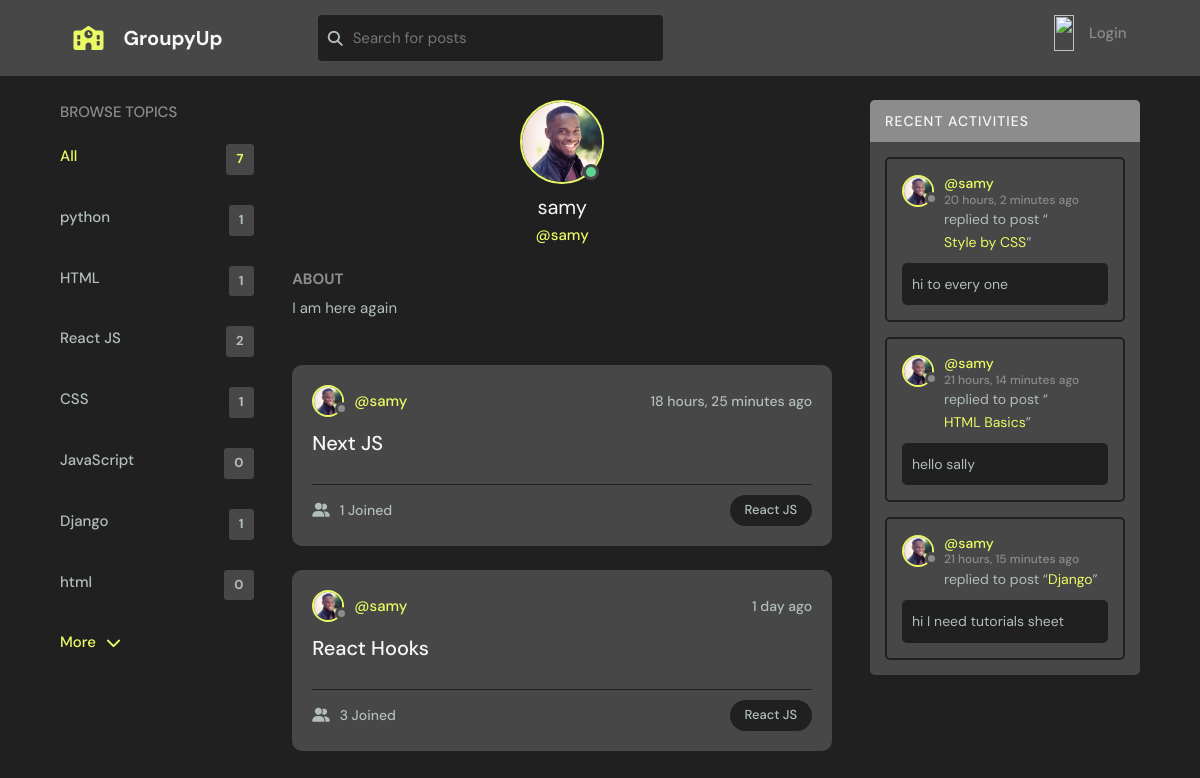
The page /profile/7/ on the database its author committed.
### base/models.py (models this page shows, shortened)
class Topic(models.Model):
    name = models.CharField(max_length=200)

class User(AbstractUser):
    name = models.CharField(max_length=200, null=True)
    email = models.EmailField(unique=True, null=True)
    bio = models.TextField(null=True)
    avatar = models.ImageField(null=True, default="avatar.svg")
    REQUIRED_FIELDS = []

class Room(models.Model):
    host = models.ForeignKey(User, on_delete=models.CASCADE, null=True)
    topic = models.ForeignKey(Topic, on_delete=models.CASCADE, null=True)
    name = models.CharField(max_length=200)
    description = models.TextField(null=True, blank=True)
    participants = models.ManyToManyField(
        User, related_name='participants', blank=True)
    updated = models.DateTimeField(auto_now=True)
    created = models.DateTimeField(auto_now_add=True)
    class Meta:
        ordering = ['-updated', '-created']
    def __str__(self):
        return self.name

class Message(models.Model):
    user = models.ForeignKey(User, on_delete=models.CASCADE)
    room = models.ForeignKey(Room, on_delete=models.CASCADE)
    body = models.TextField()
    updated = models.DateTimeField(auto_now=True)
    created = models.DateTimeField(auto_now_add=True)
    class Meta:
        ordering = ['-updated', '-created']

### base/views.py (the view)
# urls.py: path('profile/<str:pk>/', views.userProfile, name="user-profile"),
def userProfile(request, pk):
    user = User.objects.get(id=pk)
    rooms = user.room_set.all()
    room_messages = user.message_set.all()
    topics = Topic.objects.all()
    context = {'user': user, 'rooms': rooms,
                'room_messages': room_messages, 'topics': topics}
    return render(request, 'base/profile.html', context)

### base/templates/base/profile.html (shortened to what this page needs)
{% extends 'base/main.html' %}
{% block content %}
<main class="profile-page layout layout--3">
  <div class="container">
    {% include 'base/topics_component.html' %}
    <div class="roomList">
      <div class="profile">
        <div class="profile__avatar">
          <div class="avatar avatar--large active">
            <img src="{{user.avatar.url}}" />
          </div>
        </div>
        <div class="profile__info">
          <h3>{{user.name}}</h3>
          <p>@{{user.username}}</p>
        </div>
        <div class="profile__about">
          <h3>About</h3>
          <p>
            {{user.bio}}
          </p>
        </div>
      </div>
      {% include 'base/feed_component.html' %}
    </div>
    {% include 'base/activity_component.html' %}
  </div>
</main>
{% endblock content %}

### base/templates/base/topics_component.html
<div class="topics">
    <div class="topics__header">
        <h2>Browse Topics</h2>
    </div>
    <ul class="topics__list">
        <li>
            <a href="{% url 'home' %}" class="active">All <span>{{topics.count}}</span></a>
        </li>
        {% for topic in topics %}
        <li>
            <a href="{% url 'home' %}?q={{topic.name}}">{{topic.name}}<span>{{topic.room_set.all.count}}</span></a>
        </li>
        {% endfor %}
    </ul>
    <a class="btn btn--link" href="{% url 'topics' %}">
        More
        <i class="fa-solid fa-chevron-down"></i>
    </a>
</div>

### base/templates/base/feed_component.html
{% for room in rooms %}
<div class="roomListRoom">
    <div class="roomListRoom__header">
        <a href="{% url 'user-profile' room.host.id %}" class="roomListRoom__author">
            <div class="avatar avatar--small">
                <img src="{{room.host.avatar.url}}" />
            </div>
            <span>@{{room.host.username}}</span>
        </a>
        <div class="roomListRoom__actions">
            <span>{{room.created|timesince}} ago</span>
        </div>
    </div>
    <div class="roomListRoom__content">
        <a href="{% url 'room' room.id %}">{{room.name}}</a>
    </div>
    <div class="roomListRoom__meta">
        <a href="{% url 'room' room.id %}" class="roomListRoom__joined">
            <i class="fa-solid fa-user-group"></i>
            {{room.participants.all.count}} Joined
        </a>
        <p class="roomListRoom__topic">{{room.topic.name}}</p>
    </div>
</div>
{% endfor %}

### base/templates/base/activity_component.html (shortened to what this page needs)
<div class="activities">
    <div class="activities__header">
        <h2>Recent Activities</h2>
    </div>
    {% for message in room_messages %}
    <div class="activities__box">
        <div class="activities__boxHeader roomListRoom__header">
            <a href="{% url 'user-profile' message.user.id %}" class="roomListRoom__author">
                <div class="avatar avatar--small">
                    <img src="{{message.user.avatar.url}}" />
                </div>
                <p>
                    @{{message.user.username}}
                    <span>{{message.created|timesince}} ago</span>
                </p>
            </a>
        </div>
        <div class="activities__boxContent">
            <p>replied to post “<a href="{% url 'room' message.room.id %}">{{message.room}}</a>”</p>
            <div class="activities__boxRoomContent">{{message.body}}</div>
        </div>
    </div>
    {% endfor %}
</div>

### rows shown on the page
Topic: name "python", room_set.all.count "1"
Topic: name "HTML", room_set.all.count "1"
Topic: name "React JS", room_set.all.count "2"
Topic: name "CSS", room_set.all.count "1"
Topic: name "JavaScript", room_set.all.count "0"
Topic: name "Django", room_set.all.count "1"
Topic: name "html", room_set.all.count "0"
User: avatar (picture), name "samy", username "samy", bio "I am here again"
Room: host.avatar (picture), host.username "samy", created "18 hours, 25 minutes", name "Next JS", participants.all.count "1", topic.name "React JS"
Room: host.avatar (picture), host.username "samy", created "1 day", name "React Hooks", participants.all.count "3", topic.name "React JS"
Message: user.avatar (picture), user.username "samy", created "20 hours, 2 minutes", room "Style by CSS", body "hi to every one"
Message: user.avatar (picture), user.username "samy", created "21 hours, 14 minutes", room "HTML Basics", body "hello sally"
Message: user.avatar (picture), user.username "samy", created "21 hours, 15 minutes", room "Django", body "hi I need tutorials sheet"

### other values the page prints
{{ topics.count }} "7"
